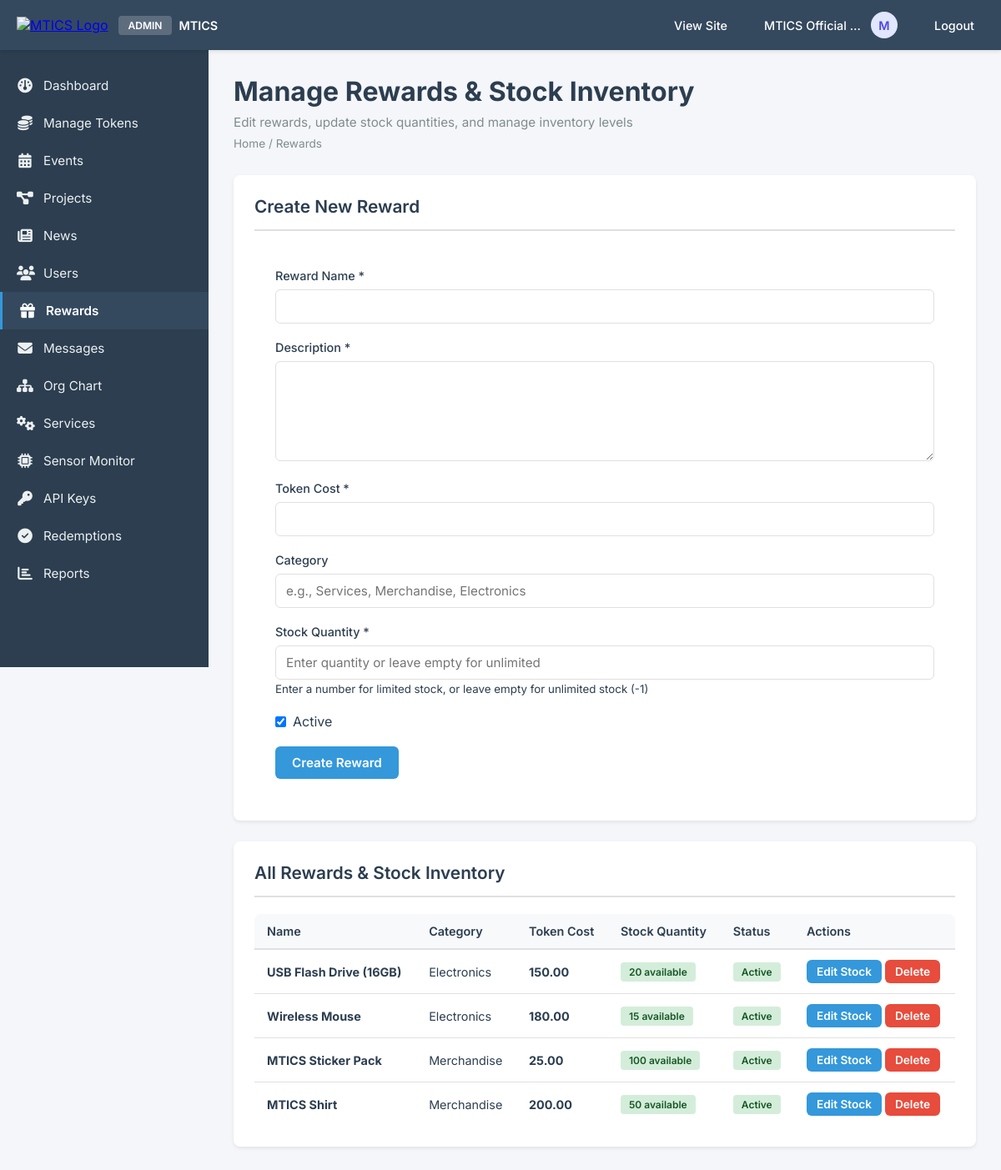
/admin/rewards.php (signed in), run on the app's committed database.
### tables this page shows
CREATE TABLE IF NOT EXISTS rewards (
    id INT AUTO_INCREMENT PRIMARY KEY,
    name VARCHAR(255) NOT NULL,
    description TEXT,
    token_cost DECIMAL(10, 2) NOT NULL,
    category VARCHAR(100),
    stock_quantity INT DEFAULT -1,  
    is_active BOOLEAN DEFAULT TRUE,
    image_url VARCHAR(500),
    created_at TIMESTAMP DEFAULT CURRENT_TIMESTAMP,
    INDEX idx_category (category),
    INDEX idx_is_active (is_active),
    INDEX idx_token_cost (token_cost)
);

### config/config.php (called while the page is built, shortened)
<?php
function format_tokens($amount) {
    return number_format($amount, 2);
}

### admin/rewards.php (the view, shortened to what this page needs)
<?php
require_once '../config/config.php';
$db = Database::getInstance()->getConnection();
$edit_reward = null;
$stmt = $db->query("SELECT * FROM rewards ORDER BY category, token_cost ASC");
$rewards = $stmt->fetchAll();
include '../includes/admin_header.php';
?>
<div class="admin-content">
    <div class="admin-container">
        <div class="admin-page-header">
            <h1 class="admin-page-title">Manage Rewards & Stock Inventory</h1>
            <p class="admin-page-subtitle">Edit rewards, update stock quantities, and manage inventory levels</p>
            <div class="admin-breadcrumb">
                <a href="<?php echo SITE_URL; ?>/admin/index.php">Home</a> / Rewards
            </div>
        </div>
        <div class="admin-section" style="background: var(--card-bg); border-radius: 8px; padding: 25px; margin-bottom: 25px; box-shadow: 0 2px 4px rgba(0, 0, 0, 0.08);">
            <h2 class="admin-section-title" style="font-size: 1.3rem; font-weight: 600; color: var(--text-primary); margin: 0 0 20px 0; padding-bottom: 15px; border-bottom: 2px solid var(--border-color);"><?php echo $edit_reward ? 'Edit Reward' : 'Create New Reward'; ?></h2>
            <form method="POST" class="admin-form">
                <div class="admin-form-group">
                    <label class="admin-form-label">Reward Name *</label>
                    <input type="text" name="name" class="admin-form-input"
                           value="<?php echo $edit_reward ? htmlspecialchars($edit_reward['name']) : ''; ?>" required>
                </div>
                <div class="admin-form-group">
                    <label class="admin-form-label">Description *</label>
                    <textarea name="description" class="admin-form-textarea" required><?php echo $edit_reward ? htmlspecialchars($edit_reward['description']) : ''; ?></textarea>
                </div>
                <div class="admin-form-group">
                    <label class="admin-form-label">Token Cost *</label>
                    <input type="number" name="token_cost" class="admin-form-input"
                           step="0.01" min="0.01"
                           value="<?php echo $edit_reward ? $edit_reward['token_cost'] : ''; ?>" required>
                </div>
                <div class="admin-form-group">
                    <label class="admin-form-label">Category</label>
                    <input type="text" name="category" class="admin-form-input"
                           value="<?php echo $edit_reward ? htmlspecialchars($edit_reward['category']) : ''; ?>"
                           placeholder="e.g., Services, Merchandise, Electronics">
                </div>
                <div class="admin-form-group">
                    <label class="admin-form-label">Stock Quantity *</label>
                    <input type="number" name="stock_quantity" class="admin-form-input"
                           value="<?php echo $edit_reward && $edit_reward['stock_quantity'] != -1 ? $edit_reward['stock_quantity'] : ''; ?>"
                           placeholder="Enter quantity or leave empty for unlimited"
                           min="-1">
                    <small style="color: var(--medium-gray);">
                        Enter a number for limited stock, or leave empty for unlimited stock (-1)
                    </small>
                </div>
                <div class="admin-form-group">
                    <label style="display: flex; align-items: center; gap: 0.5rem;">
                        <input type="checkbox" name="is_active"
                               <?php echo (!$edit_reward || $edit_reward['is_active']) ? 'checked' : ''; ?>>
                        <span>Active</span>
                    </label>
                </div>
                <button type="submit" class="admin-btn admin-btn-primary">
                    <?php echo $edit_reward ? 'Update Reward' : 'Create Reward'; ?>
                </button>
            </form>
        </div>
        <div class="admin-section">
            <h2 class="admin-section-title">All Rewards & Stock Inventory</h2>
            <div class="admin-table-container">
                <table class="admin-table">
                    <thead>
                        <tr>
                            <th>Name</th>
                            <th>Category</th>
                            <th>Token Cost</th>
                            <th>Stock Quantity</th>
                            <th>Status</th>
                            <th>Actions</th>
                        </tr>
                    </thead>
                    <tbody>
                        <?php if (empty($rewards)): ?>
                            <tr>
                                <td colspan="6" style="text-align: center; padding: 30px; color: #7f8c8d;">
                                    No rewards found. Create your first reward above.
                                </td>
                            </tr>
                        <?php else: ?>
                            <?php foreach ($rewards as $reward): ?>
                            <tr>
                                <td><strong style="color: #2c3e50;"><?php echo htmlspecialchars($reward['name']); ?></strong></td>
                                <td style="color: #7f8c8d;"><?php echo htmlspecialchars($reward['category'] ?: 'N/A'); ?></td>
                                <td><strong style="color: #2c3e50;"><?php echo format_tokens($reward['token_cost']); ?></strong></td>
                                <td>
                                    <?php if ($reward['stock_quantity'] == -1): ?>
                                        <span class="badge badge-info">Unlimited</span>
                                    <?php else: ?>
                                        <span class="badge <?php echo $reward['stock_quantity'] > 10 ? 'badge-success' : ($reward['stock_quantity'] > 0 ? 'badge-warning' : 'badge-danger'); ?>">
                                            <?php echo $reward['stock_quantity']; ?> available
                                        </span>
                                    <?php endif; ?>
                                </td>
                                <td>
                                    <span class="badge <?php echo $reward['is_active'] ? 'badge-success' : 'badge-warning'; ?>">
                                        <?php echo $reward['is_active'] ? 'Active' : 'Inactive'; ?>
                                    </span>
                                </td>
                                <td>
                                    <a href="?edit=<?php echo $reward['id']; ?>" class="admin-btn admin-btn-primary admin-btn-sm">Edit Stock</a>
                                    <a href="?delete=<?php echo $reward['id']; ?>"
                                       class="admin-btn admin-btn-danger admin-btn-sm"
                                       onclick="return confirm('Are you sure you want to delete this reward?');">Delete</a>
                                </td>
                            </tr>
                            <?php endforeach; ?>
                        <?php endif; ?>
                    </tbody>
                </table>
            </div>
        </div>
    </div>
</div>
<?php include '../includes/admin_footer.php'; ?>

### assets/css/admin.css (style rules this page uses)
* { margin: 0; padding: 0; box-sizing: border-box; }
html, body.admin-page { margin: 0 !important; padding: 0 !important; font-family: 'Inter', -apple-system, BlinkMacSystemFont, 'Segoe UI', sans-serif !important; background: #f5f6fa !important; color: #2c3e50 !important; width: 100% !important; height: 100% !important; overflow-x: hidden !important; }
body.admin-page .admin-content { padding: 30px !important; background: #f5f6fa !important; width: 100% !important; }
body.admin-page .admin-container { max-width: 1400px !important; margin: 0 auto !important; width: 100% !important; }
body.admin-page .admin-page-header { margin-bottom: 30px !important; }
body.admin-page .admin-page-title { font-size: 2rem !important; font-weight: 700 !important; color: #2c3e50 !important; margin: 0 0 8px 0 !important; }
body.admin-page .admin-page-subtitle { font-size: 0.95rem !important; color: #7f8c8d !important; margin: 0 !important; }
body.admin-page .admin-breadcrumb { font-size: 0.85rem !important; color: #7f8c8d !important; margin-top: 8px !important; }
body.admin-page .admin-breadcrumb a { color: #7f8c8d !important; text-decoration: none !important; }
body.admin-page .admin-section { background: #ffffff !important; border-radius: 8px !important; padding: 25px !important; margin-bottom: 25px !important; box-shadow: 0 2px 4px rgba(0, 0, 0, 0.08) !important; border: none !important; }
body.admin-page .admin-section-title { font-size: 1.3rem !important; font-weight: 600 !important; color: #2c3e50 !important; margin: 0 0 20px 0 !important; padding-bottom: 15px !important; border-bottom: 2px solid #e0e0e0 !important; }
body.admin-page .admin-table-container { overflow-x: auto !important; border-radius: 8px !important; }
body.admin-page .admin-table { width: 100% !important; border-collapse: collapse !important; background: #ffffff !important; }
body.admin-page .admin-table thead { background: #f8f9fa !important; }
body.admin-page .admin-table th { padding: 12px 15px !important; text-align: left !important; font-weight: 600 !important; color: #2c3e50 !important; font-size: 0.9rem !important; border-bottom: 2px solid #e0e0e0 !important; }
body.admin-page .admin-table td { padding: 12px 15px !important; border-bottom: 1px solid #e0e0e0 !important; color: #2c3e50 !important; font-size: 0.9rem !important; }
body.admin-page .admin-table tbody tr:last-child td { border-bottom: none !important; }
body.admin-page .admin-form { background: #ffffff !important; border-radius: 8px !important; padding: 25px !important; }
body.admin-page .admin-form-group { margin-bottom: 20px !important; }
body.admin-page .admin-form-label { display: block !important; margin-bottom: 8px !important; font-weight: 500 !important; color: #2c3e50 !important; font-size: 0.9rem !important; }
body.admin-page .admin-form-input, body.admin-page .admin-form-select, body.admin-page .admin-form-textarea { width: 100% !important; padding: 10px 12px !important; border: 1px solid #e0e0e0 !important; border-radius: 6px !important; font-family: inherit !important; font-size: 0.95rem !important; transition: all 0.3s ease !important; background: #ffffff !important; color: #2c3e50 !important; }
body.admin-page .admin-form-textarea { resize: vertical !important; min-height: 120px !important; }
body.admin-page .admin-btn { display: inline-block !important; padding: 10px 20px !important; border: none !important; border-radius: 6px !important; font-weight: 600 !important; text-decoration: none !important; cursor: pointer !important; transition: all 0.3s ease !important; font-size: 0.95rem !important; font-family: inherit !important; }
body.admin-page .admin-btn-primary { background: #3498db !important; color: #ffffff !important; }
body.admin-page .admin-btn-danger { background: #e74c3c !important; color: #ffffff !important; }
body.admin-page .admin-btn-sm { padding: 6px 12px !important; font-size: 0.85rem !important; }
body.admin-page .badge { display: inline-block !important; padding: 4px 10px !important; border-radius: 4px !important; font-size: 0.75rem !important; font-weight: 600 !important; }
body.admin-page .badge-success { background: #d4edda !important; color: #155724 !important; }

### includes/admin_header.php (style rules this page uses)
html, body.admin-page, body.admin-page * { box-sizing: border-box !important; }
html, body.admin-page { margin: 0 !important; padding: 0 !important; background: #f5f6fa !important; font-family: 'Inter', -apple-system, BlinkMacSystemFont, 'Segoe UI', sans-serif !important; }

### data on the page
rewards: name "USB Flash Drive (16GB)", category "Electronics", token_cost "150.00", stock_quantity "20", is_active "Active"
rewards: name "Wireless Mouse", category "Electronics", token_cost "180.00", stock_quantity "15", is_active "Active"
rewards: name "MTICS Sticker Pack", category "Merchandise", token_cost "25.00", stock_quantity "100", is_active "Active"
rewards: name "MTICS Shirt", category "Merchandise", token_cost "200.00", stock_quantity "50", is_active "Active"

### other printed values
$admin_name "MTICS Official…"
$admin_initial "M"
